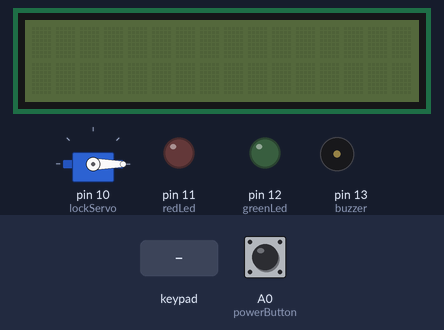
Simulated run of this sketch. Board: Arduino Uno, built with avr-gcc and run on an emulated ATmega328P. Parts: servo, 16×2 character LCD, output pins drawn as LEDs (lit = HIGH), buzzer (waves = sounding). The inputs (shaded band) are chosen by the test bench; at power-on: A0 (powerButton) HIGH.

Above: at 1.2 s.
1.3 s: A0 (powerButton) pulled LOW for 0.15 s
At 2.2 s:
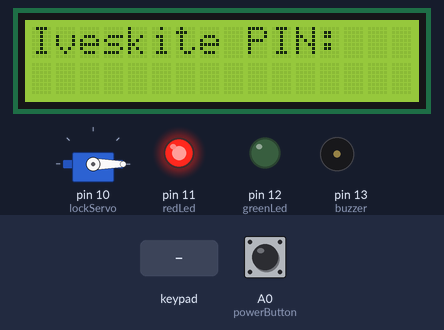
2.9 s: keypad keys 1 2 3 4 # pressed 0.4 s apart
At 5.4 s:
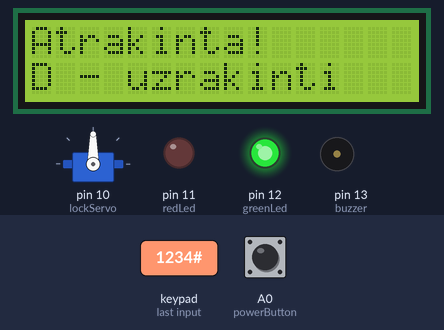
6.4 s: key 'D' pressed
At 7.5 s:
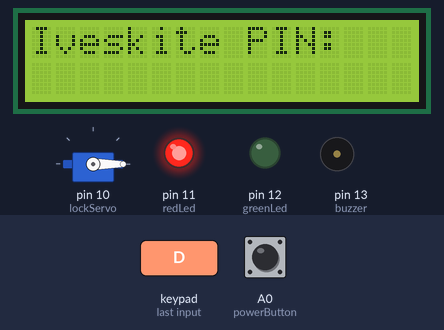
7.9 s: keypad keys 9 8 7 6 # pressed 0.4 s apart
At 10.7 s:
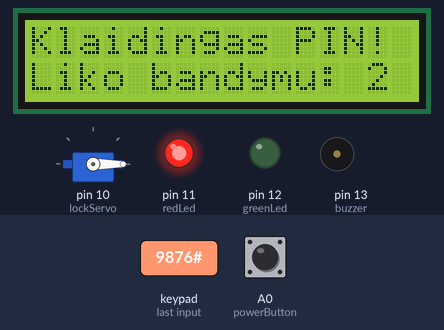
11.4 s: A0 (powerButton) pulled LOW for 1 s
At 12.8 s:
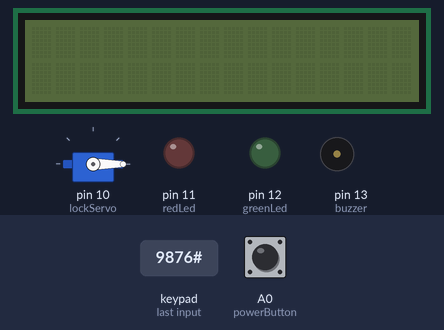
13.9 s: A0 (powerButton) pulled LOW for 3.2 s
At 15.3 s:
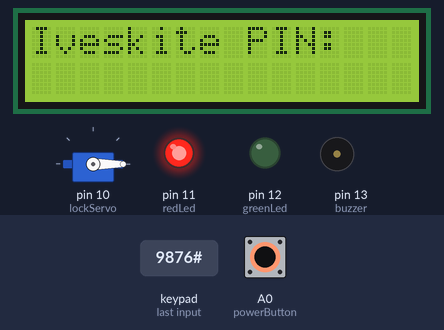
Timing chart, 0 to 16.9 s (numbered marks = the images above; inputs shaded):
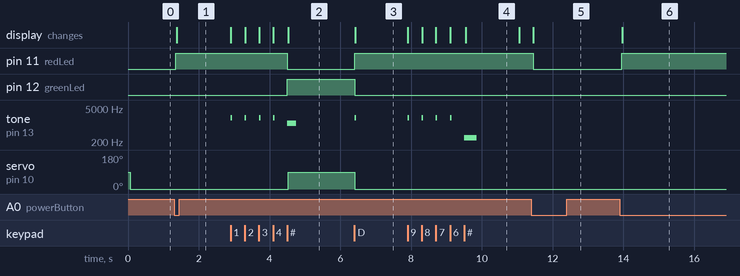

Measured:
- after the input at 1.3 s, pin 11 (redLed): LOW → HIGH after 0.05 s; the display: changes after 0.07 s (image 1)
- after the input at 2.9 s, pin 11 (redLed): HIGH → LOW after 1.6 s; pin 12 (greenLed): LOW → HIGH after 1.6 s
- after the input at 6.4 s, pin 11 (redLed): LOW → HIGH at once; pin 12 (greenLed): HIGH → LOW at once; tone on pin 13 (buzzer): silent → 2000 Hz at once, → silent 0.04 s later; servo on pin 10 (lockServo): 90° → 0° at once; the display: changes at once (image 3)
- after the input at 7.9 s, tone on pin 13 (buzzer): plays 2000 Hz for 0.04 s, 2000 Hz for 0.04 s, 2000 Hz for 0.04 s, 2000 Hz for 0.04 s, 300 Hz for 0.35 s, starting at once; the display: first changes at once (image 4 shows a later state)
- after the input at 11.4 s, pin 11 (redLed): HIGH → LOW after 0.05 s; the display: changes after 0.05 s (image 5)
- after the input at 13.9 s, pin 11 (redLed): LOW → HIGH after 0.05 s; the display: changes after 0.07 s (image 6)
- what the display in image 4 shows lasts 1.6 s, from 9.5 s to 11.1 s

The sketch:

seifas.ino
```cpp
#include <Keypad.h>
#include <Servo.h>
#include <Adafruit_LiquidCrystal.h>

const byte ROWS = 4;
const byte COLS = 4;

char keys[ROWS][COLS] = {
  {'1', '2', '3', 'A'},
  {'4', '5', '6', 'B'},
  {'7', '8', '9', 'C'},
  {'*', '0', '#', 'D'}
};

byte rowPins[ROWS] = {9, 8, 7, 6};
byte colPins[COLS] = {5, 4, 3, 2};

Keypad keypad = Keypad(makeKeymap(keys), rowPins, colPins, ROWS, COLS);
Servo lockServo;
Adafruit_LiquidCrystal lcd(0);

const byte redLed = 11;
const byte greenLed = 12;
const byte buzzer = 13;
const byte powerButton = A0;

const byte maxAttempts = 3;
const unsigned long blockDuration = 30000;
const unsigned long debounceDuration = 50;
const unsigned long errorDuration = 1500;

String correctPin = "1234";
String enteredPin = "";

bool powered = false;
bool unlocked = false;
bool blocked = false;
bool showingError = false;

bool lastButtonReading = HIGH;
bool stableButtonState = HIGH;

byte wrongAttempts = 0;

unsigned long buttonChangedAt = 0;
unsigned long blockStarted = 0;
unsigned long errorStarted = 0;

int lastSeconds = -1;

void showPinScreen()
{
  lcd.clear();
  lcd.setCursor(0, 0);
  lcd.print("Iveskite PIN:");
  lcd.setCursor(0, 1);
}

void showCountdown()
{
  unsigned long elapsed = millis() - blockStarted;

  if (elapsed >= blockDuration)
  {
    return;
  }

  int secondsLeft = (blockDuration - elapsed + 999) / 1000;

  if (secondsLeft != lastSeconds)
  {
    lastSeconds = secondsLeft;
    lcd.setCursor(0, 1);
    lcd.print("Liko: ");
    lcd.print(secondsLeft);
    lcd.print(" s   ");
  }
}

void showBlockScreen()
{
  lcd.clear();
  lcd.setCursor(0, 0);
  lcd.print("Uzblokuota!");
  lastSeconds = -1;
  showCountdown();
}

void lockSafe()
{
  lockServo.write(0);
  digitalWrite(redLed, HIGH);
  digitalWrite(greenLed, LOW);

  unlocked = false;
  showingError = false;
  enteredPin = "";

  showPinScreen();
}

void setPower(bool turnOn)
{
  powered = turnOn;
  unlocked = false;
  showingError = false;
  enteredPin = "";

  lockServo.write(0);
  noTone(buzzer);

  digitalWrite(greenLed, LOW);

  if (powered)
  {
    digitalWrite(redLed, HIGH);
  }
  else
  {
    digitalWrite(redLed, LOW);
  }

  lcd.clear();

  if (powered)
  {
    lcd.setBacklight(HIGH);
  }
  else
  {
    lcd.setBacklight(LOW);
  }

  if (powered)
  {
    if (blocked)
    {
      showBlockScreen();
    }
    else
    {
      showPinScreen();
    }
  }
}

void checkPowerButton()
{
  bool reading = digitalRead(powerButton);

  if (reading != lastButtonReading)
  {
    buttonChangedAt = millis();
    lastButtonReading = reading;
  }

  if (millis() - buttonChangedAt >= debounceDuration)
  {
    if (reading != stableButtonState)
    {
      stableButtonState = reading;

      if (stableButtonState == LOW)
      {
        setPower(!powered);
      }
    }
  }
}

void startBlock()
{
  blocked = true;
  showingError = false;
  blockStarted = millis();
  enteredPin = "";

  tone(buzzer, 200, 1500);
  showBlockScreen();
}

void setup()
{
  pinMode(redLed, OUTPUT);
  pinMode(greenLed, OUTPUT);
  pinMode(buzzer, OUTPUT);
  pinMode(powerButton, INPUT_PULLUP);

  lockServo.attach(10);

  lcd.begin(16, 2);

  setPower(false);
}

void loop()
{
  if (blocked && millis() - blockStarted >= blockDuration) {
    blocked = false;
    wrongAttempts = 0;
    enteredPin = "";

    if (powered)
    {
      showPinScreen();
    }
  }

  checkPowerButton();

  char key = keypad.getKey();

  if (!powered)
  {
    return;
  }

  if (blocked)
  {
    showCountdown();
    return;
  }

  if (showingError)
  {
    if (millis() - errorStarted >= errorDuration)
    {
      showingError = false;
      showPinScreen();
    }

    return;
  }

  if (!key)
  {
    return;
  }

  tone(buzzer, 2000, 40);

  if (unlocked)
  {
    if (key == 'D')
    {
      lockSafe();
    }

    return;
  }

  if (key == '*')
  {
    enteredPin = "";
    showPinScreen();
  }
  else if (key == '#') {
    if (enteredPin.length() == 0)
    {
      return;
    }

    if (enteredPin == correctPin)
    {
      lockServo.write(90);
      digitalWrite(redLed, LOW);
      digitalWrite(greenLed, HIGH);

      unlocked = true;
      wrongAttempts = 0;
      enteredPin = "";

      tone(buzzer, 1200, 250);

      lcd.clear();
      lcd.setCursor(0, 0);
      lcd.print("Atrakinta!");
      lcd.setCursor(0, 1);
      lcd.print("D - uzrakinti");
    }
    else
    {
      wrongAttempts++;
      enteredPin = "";

      if (wrongAttempts >= maxAttempts)
      {
        startBlock();
      }
      else
      {
        tone(buzzer, 300, 350);

        lcd.clear();
        lcd.setCursor(0, 0);
        lcd.print("Klaidingas PIN!");
        lcd.setCursor(0, 1);
        lcd.print("Liko bandymu: ");
        lcd.print(maxAttempts - wrongAttempts);

        showingError = true;
        errorStarted = millis();
      }
    }
  }
  else if (key >= '0' && key <= '9')
  {
    if (enteredPin.length() < 5)
    {
      enteredPin += key;
      lcd.print('*');
    }
  }
}
```
